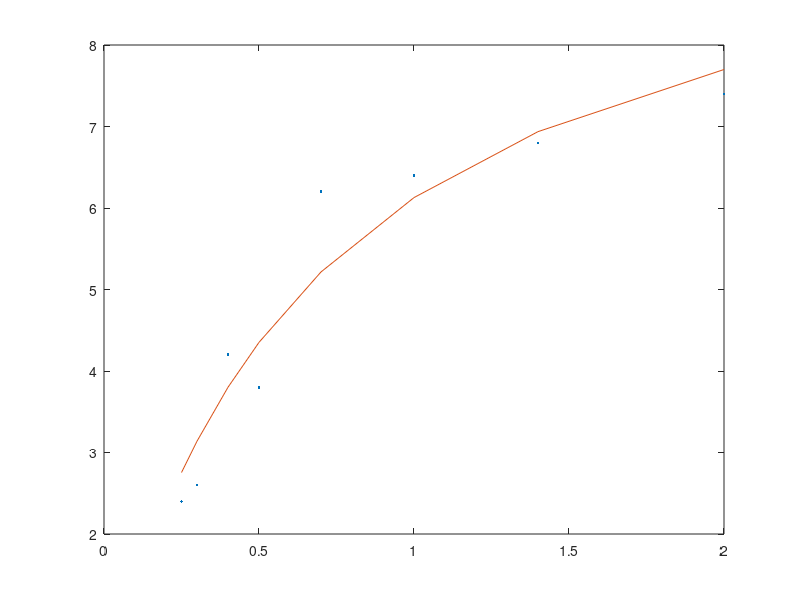

MATLAB code for this plot:
%
%  data for calculating Michaelis constant
%
% concentration of substract:
s = [0.25 	0.30 	0.40 	0.50 	0.70 	1.00 	1.40 	2.00]';
% production velocity:
v = [2.4 	2.6 	4.2 	3.8 	6.2 	6.4 	6.8 	7.4]';

% Linear approach:

X = 1. ./ s
Y = -1. ./ v
A=[X,Y];
b = -1*ones(size(X));
x = A \ b
Km = x(1);
a = x(2);


function err = michalis(T, X, Y)
  v_pred = (T(1) * X) ./ (X + T(2));
  err = sum((Y-v_pred) .^ 2);
endfunction

figure(3);
x0 = sqp([1,1], @(T)(michalis(T,s,v)));

plot(s, v, '.')
hold on
plot(s, (x0(1) *  s) ./ (x0(2) + s) );
hold off
